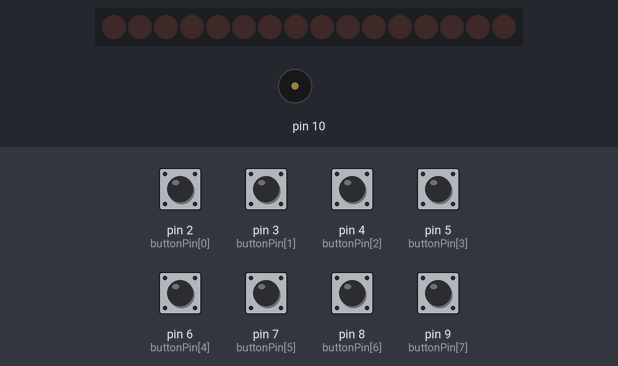
A sketch run on a simulated Arduino Uno, built with avr-gcc and run on an emulated ATmega328P. Parts: 16 shift-register outputs drawn as a row of LEDs (first output left, lit = HIGH), buzzer (waves = sounding). Wiring (inferred from the names in the program): 2 × shift register (74HC595): data pin 13; shift clock pin 12; latch pin 11. Wiring (inferred from the signals the program sends): row of LEDs: on Q0, Q1, Q2, Q3, Q4, Q5, Q6, Q7, Q8, Q9, Q10, Q11, Q12, Q13, Q14, Q15. The test bench sets the inputs (shaded band); at power-on: pin 2 (buttonPin[0]), pin 3 (buttonPin[1]), pin 4 (buttonPin[2]), pin 5 (buttonPin[3]), pin 6 (buttonPin[4]), pin 7 (buttonPin[5]), pin 8 (buttonPin[6]), pin 9 (buttonPin[7]) HIGH.

Above: at 1.2 s.
1.3 s: pin 2 (buttonPin[0]) pulled LOW for 0.15 s
At 1.8 s:
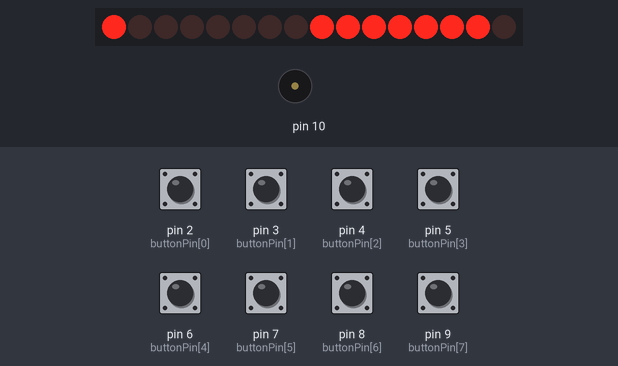
3.0 s: pin 3 (buttonPin[1]) pulled LOW for 1 s
At 5.3 s:
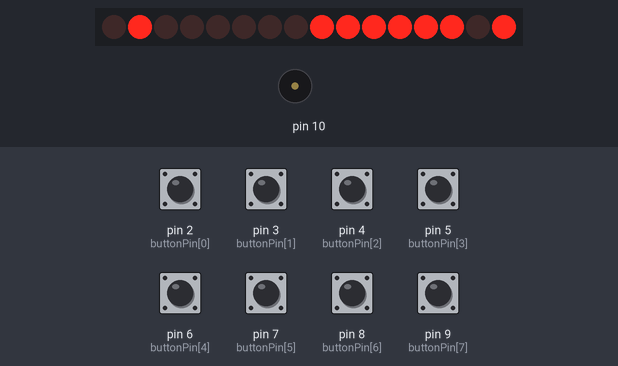
6.0 s: pin 4 (buttonPin[2]) pulled LOW for 0.15 s
At 6.6 s:
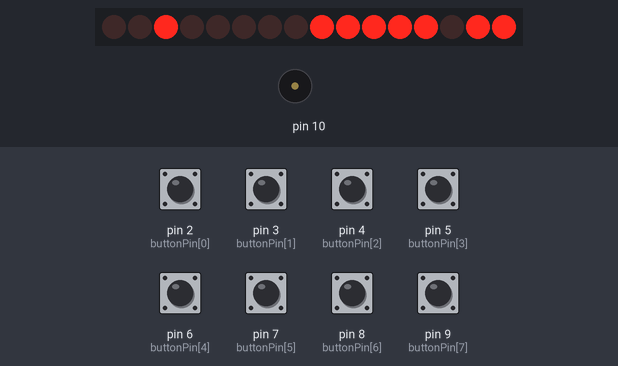
7.7 s: pin 5 (buttonPin[3]) pulled LOW for 0.15 s
At 9.1 s:
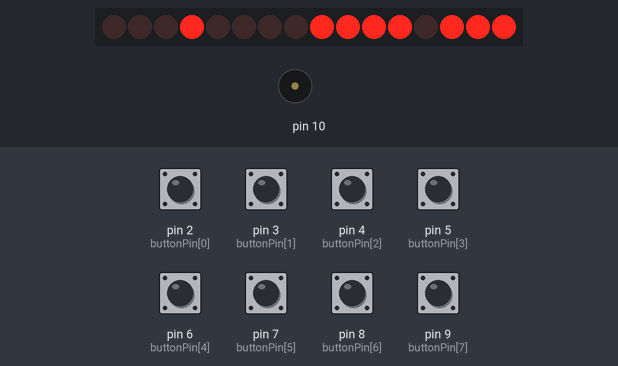
9.4 s: pin 6 (buttonPin[4]) pulled LOW for 0.15 s
At 10.4 s:
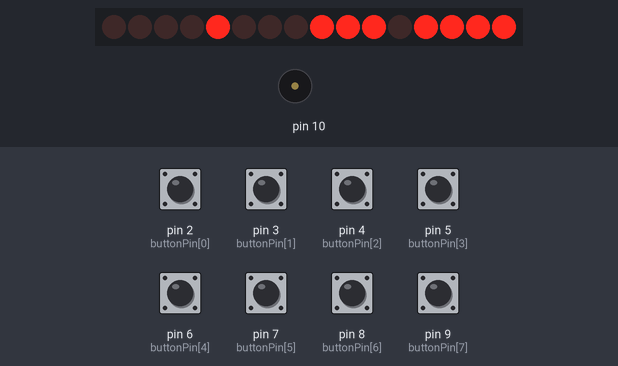
11.1 s: pin 7 (buttonPin[5]) pulled LOW for 0.15 s
At 11.6 s:
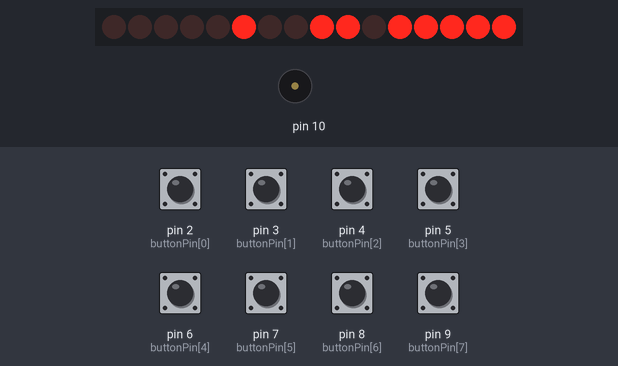
Timing chart, 0 to 13.8 s (numbered marks = the images above; inputs shaded):
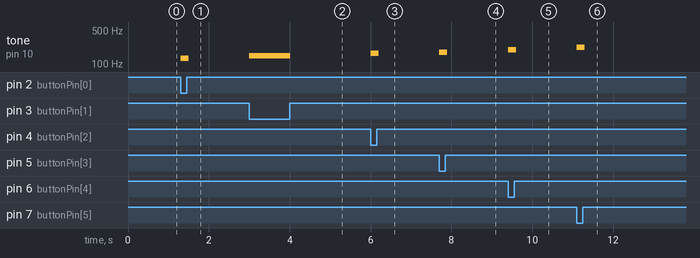

The sketch:

copy_of_copy_of_copy_of_8x8_led_matrix1__3_.ino
```cpp
#define NOTE_C3 131
#define NOTE_D3 147
#define NOTE_E3 165
#define NOTE_F3 175
#define NOTE_G3 196
#define NOTE_A3 220
#define NOTE_B3 247
#define NOTE_C4 262

int latchPin = 11;
int clockPin = 12;
int dataPin = 13;

int i=-1;
int buttonState[8]={1};

int buttonPin[8]={2,3,4,5,6,7,8,9};
void setup()
{
  pinMode(latchPin,OUTPUT);
  pinMode(clockPin,OUTPUT);
  pinMode(dataPin,OUTPUT);
  pinMode(10, OUTPUT);
  pinMode( buttonPin[0], INPUT_PULLUP);
  pinMode( buttonPin[1], INPUT_PULLUP);
  pinMode( buttonPin[2], INPUT_PULLUP);
  pinMode( buttonPin[3], INPUT_PULLUP);
  pinMode( buttonPin[4], INPUT_PULLUP);
  pinMode( buttonPin[5], INPUT_PULLUP);
  pinMode( buttonPin[6], INPUT_PULLUP);
  pinMode( buttonPin[7], INPUT_PULLUP);
}


byte scan[8] = {
   B01111111,
   B10111111,
   B11011111,
   B11101111,
   B11110111,
   B11111011,
   B11111101,
   B11111110
}; //掃描


byte draw1[8] = {
   B00000001,
   B00000001,
   B00000001,
   B00000001,
   B00000001,
   B00000001,
   B00000001,
   B00000001
}; //圖案

byte draw2[8] = {
   B00000010,
   B00000010,
   B00000010,
   B00000010,
   B00000010,
   B00000010,
   B00000010,
   B00000010
}; //圖案

byte draw3[8] = {
   B00000100,
   B00000100,
   B00000100,
   B00000100,
   B00000100,
   B00000100,
   B00000100,
   B00000100
}; //圖案

byte draw4[8] = {
   B00001000,
   B00001000,
   B00001000,
   B00001000,
   B00001000,
   B00001000,
   B00001000,
   B00001000
}; //圖案

byte draw5[8] = {
   B00010000,
   B00010000,
   B00010000,
   B00010000,
   B00010000,
   B00010000,
   B00010000,
   B00010000
}; //圖案

byte draw6[8] = {
   B00100000,
   B00100000,
   B00100000,
   B00100000,
   B00100000,
   B00100000,
   B00100000,
   B00100000
}; //圖案

byte draw7[8] = {
   B01000000,
   B01000000,
   B01000000,
   B01000000,
   B01000000,
   B01000000,
   B01000000,
   B01000000
}; //圖案

byte draw8[8] = {
   B10000000,
   B10000000,
   B10000000,
   B10000000,
   B10000000,
   B10000000,
   B10000000,
   B10000000
}; //圖案


void loop()
{
  int j;
  buttonPin[0]=digitalRead(2);
  buttonPin[1]=digitalRead(3);
  buttonPin[2]=digitalRead(4);
  buttonPin[3]=digitalRead(5);
  buttonPin[4]=digitalRead(6);
  buttonPin[5]=digitalRead(7);
  buttonPin[6]=digitalRead(8);
  buttonPin[7]=digitalRead(9);

    if(buttonPin[0] == LOW){
      i++;
    tone(10,NOTE_C3,100  );
    delay(100 );
    noTone(10);

    digitalWrite(latchPin,LOW);
    shiftOut(dataPin, clockPin, MSBFIRST, scan[i]);
    shiftOut(dataPin, clockPin, MSBFIRST, draw1[i]);
    digitalWrite(latchPin,HIGH);
    delay(1);
    if(i<8){i=-1;} buttonState[0]=0;
  }
   else if(buttonPin[1] == LOW){
     i+=2;
    tone(10,NOTE_D3,100  );
    delay(100  );
    noTone(10);

        digitalWrite(latchPin,LOW);
    	shiftOut(dataPin, clockPin, MSBFIRST, scan[i]);
    	shiftOut(dataPin, clockPin, MSBFIRST, draw2[i]);
    	digitalWrite(latchPin,HIGH);
    delay(1);
     if(i<8){i=-1;} buttonState[1]=0;
  }
   else if(buttonPin[2] == LOW){
    i+=3;
    tone(10,NOTE_E3,100  );
    delay( 100 );
    noTone(10);

    digitalWrite(latchPin,LOW);
    shiftOut(dataPin, clockPin, MSBFIRST, scan[i]);
    shiftOut(dataPin, clockPin, MSBFIRST, draw3[i]);
    digitalWrite(latchPin,HIGH);
    delay(1);
    if(i<8){i=-1;} buttonState[2]=0;
  }
   else if(buttonPin[3] == LOW){
     i+=4;
    tone(10,NOTE_F3, 100 );
    delay(100  );
    noTone(10);
    digitalWrite(latchPin,LOW);
    shiftOut(dataPin, clockPin, MSBFIRST, scan[i]);
    shiftOut(dataPin, clockPin, MSBFIRST, draw4[i]);
    digitalWrite(latchPin,HIGH);
    delay(1);
    if(i<8){i=-1;} buttonState[3]=0;
  }
   else if(buttonPin[4] == LOW){
     i+=5;
    tone(10,NOTE_G3, 100 );
    delay(100  );
    noTone(10);

    digitalWrite(latchPin,LOW);
    shiftOut(dataPin, clockPin, MSBFIRST, scan[i]);
    shiftOut(dataPin, clockPin, MSBFIRST, draw5[i]);
    digitalWrite(latchPin,HIGH);
    delay(1);
    if(i<8){i=-1;} buttonState[4]=0;
  }
   else if(buttonPin[5] == LOW){
     i+=6;
    tone(10,NOTE_A3,100  );
    delay( 100 );
    noTone(10);

    digitalWrite(latchPin,LOW);
    shiftOut(dataPin, clockPin, MSBFIRST, scan[i]);
    shiftOut(dataPin, clockPin, MSBFIRST, draw6[i]);
    digitalWrite(latchPin,HIGH);
    delay(1);
    if(i<8){i=-1;} buttonState[5]=0;
  }
   else if(buttonPin[6] == LOW){
      i+=7;
    tone(10,NOTE_B3,100  );
    delay( 100 );
    noTone(10);

    digitalWrite(latchPin,LOW);
    shiftOut(dataPin, clockPin, MSBFIRST, scan[i]);
    shiftOut(dataPin, clockPin, MSBFIRST, draw7[i]);
    digitalWrite(latchPin,HIGH);
    delay(1);
    if(i<8){i=-1;} buttonState[6]=0;
  }
   else if(buttonPin[7] == LOW){
     i+=8;
    tone(10,NOTE_C4,100  );
    delay( 100 );
    noTone(10);

    digitalWrite(latchPin,LOW);
    shiftOut(dataPin, clockPin, MSBFIRST, scan[i]);
    shiftOut(dataPin, clockPin, MSBFIRST, draw8[i]);
    digitalWrite(latchPin,HIGH);
    delay(1);
    if(i<8){i=-1;} buttonState[7]=0;
  }


    for(int j = 0; j < 8 ; j++){
		if(buttonPin[j]==LOW&& buttonState[j]==0)
        {
          buttonState[j]=1;
        }

   }


  //delay(2);


}
```

Measured:
- after the input at 1.3 s, tone on pin 10: silent → 131 Hz at once, → silent 0.20 s later
- after the input at 3.0 s, tone on pin 10: silent → 147 Hz at once, → silent 1.0 s later
- after the input at 6.0 s, tone on pin 10: silent → 165 Hz at once, → silent 0.20 s later
- after the input at 7.7 s, tone on pin 10: silent → 175 Hz at once, → silent 0.20 s later
- after the input at 9.4 s, tone on pin 10: silent → 196 Hz at once, → silent 0.20 s later
- after the input at 11.1 s, tone on pin 10: silent → 220 Hz at once, → silent 0.20 s later
